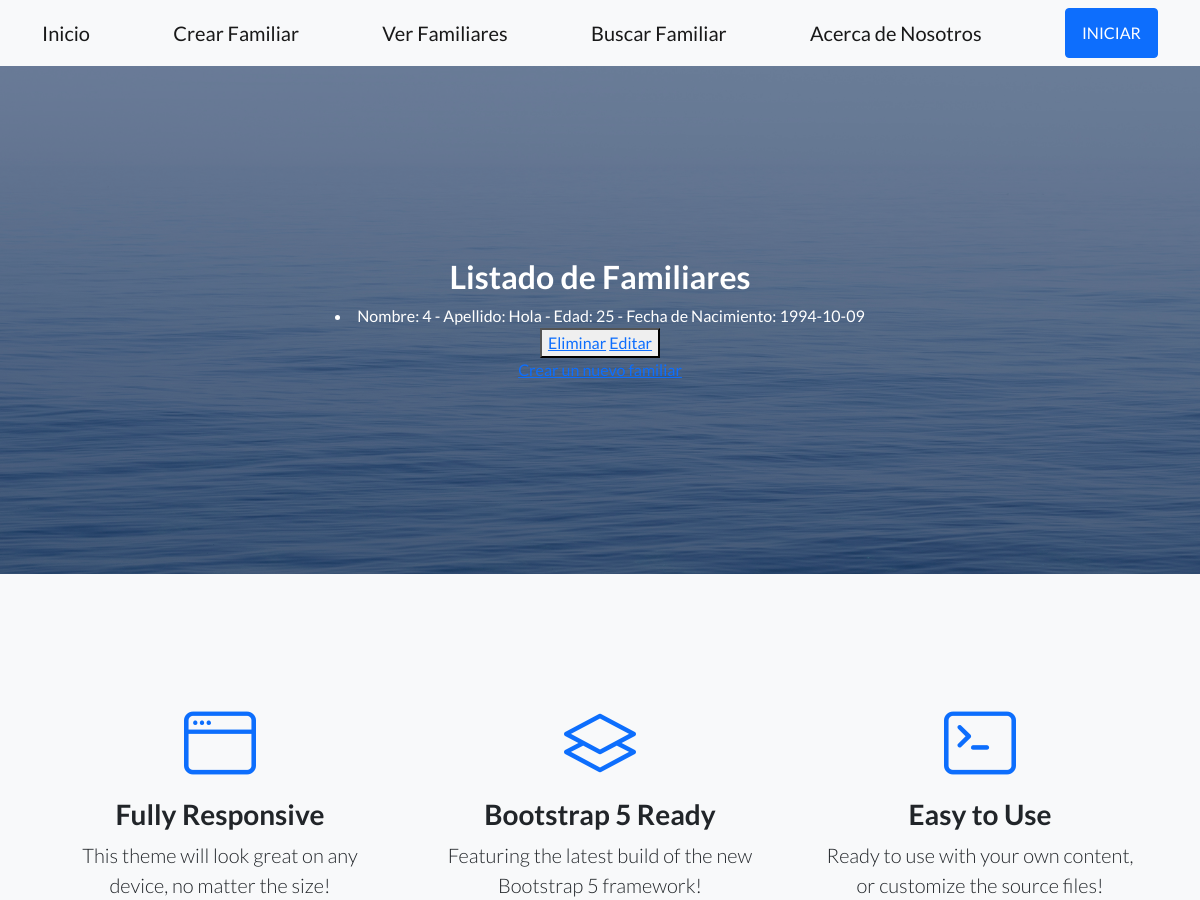
The page /leerFamiliares (upper part) on the database as committed earlier.
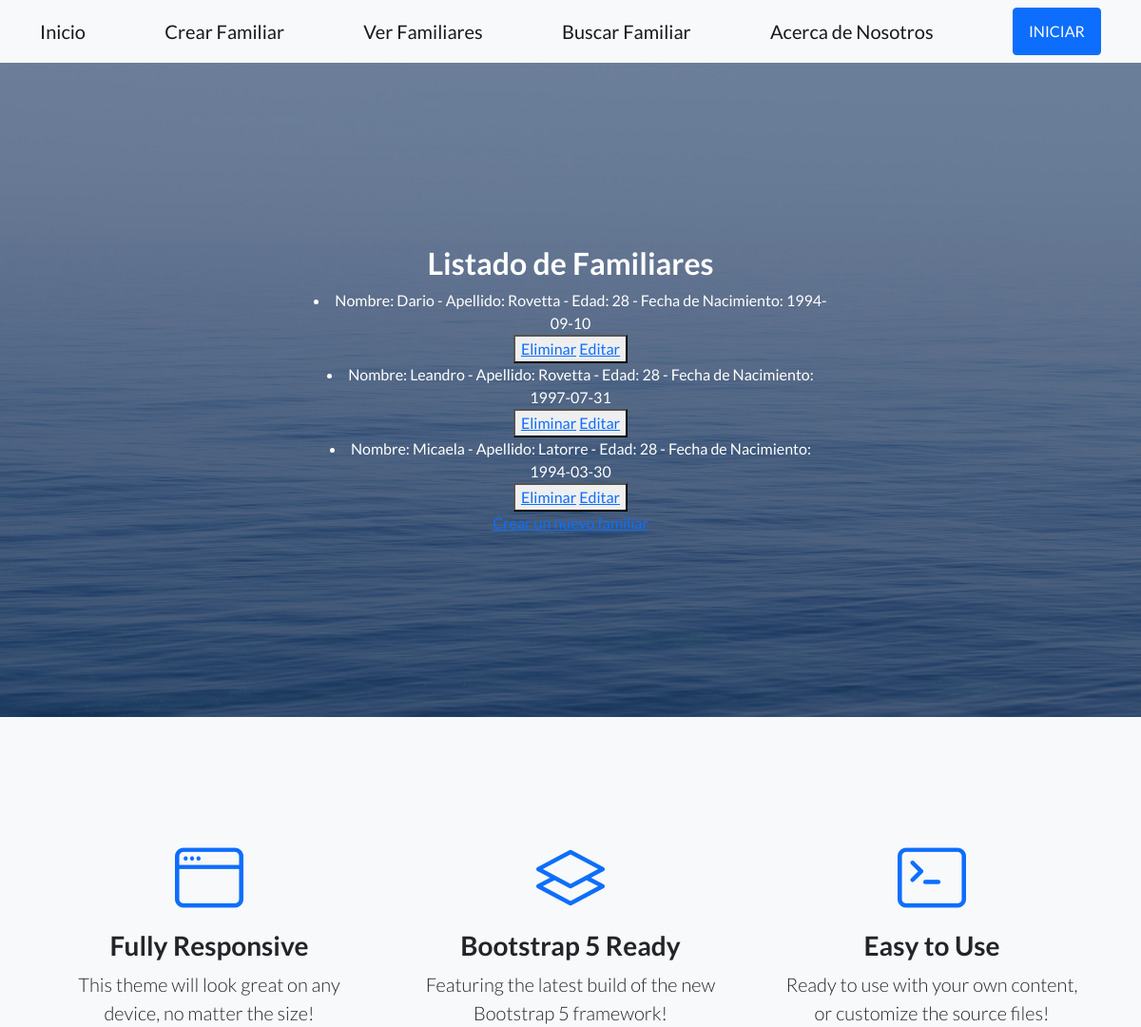
The same page on the database as committed later.
### appMVT/models.py (models this page shows)
class Familiar(models.Model):
    def __str__(self):
      return f"Nombre: {self.nombre} - Apellido: {self.apellido} - Edad: {self.edad} - Fecha de Nacimiento: {self.fechaNacimiento}"
    nombre = models.CharField(max_length=30)
    apellido = models.CharField(max_length=30)
    edad = models.IntegerField()
    fechaNacimiento = models.DateField(null=True)

### appMVT/views.py (the view)
# urls.py: path('leerFamiliares', views.leerFamiliares, name="LeerFamiliares"),
def leerFamiliares(request):
      familiares = Familiar.objects.all()  # Trae todos los profesores
      contexto = {"familiares":familiares}
      return render(request, "appMVT/leerFamiliares.html", contexto)

### appMVT/templates/appMVT/leerFamiliares.html
{% extends 'appMVT/padre.html' %}
{% load static %}
{% block contenidoQueCambia %}
<h2>Listado de Familiares</h2>
    {% for p in familiares %}
        <li>{{p}}</li>
        <button>
            <a href="{% url 'EliminarFamiliar' p.id %}">Eliminar</a>
            <a href="{% url 'EditarFamiliar' p.id %}">Editar</a>
        </button>
    {% endfor %}
    <div>
    <a href="http://127.0.0.1:8000/crearFamiliares">Crear un nuevo familiar</a>
    </div>
{% endblock  %}

Rows that differ between the two databases and show on the page:
removed Familiar: nombre+apellido+edad "Nombre: 4 - Apellido: Hola - Edad: 25 - Fecha de Nacimiento: 1994-10-09"
added Familiar: nombre+apellido+edad "Nombre: Dario - Apellido: Rovetta - Edad: 28 - Fecha de Nacimiento: 1994-09-10"
added Familiar: nombre+apellido+edad "Nombre: Leandro - Apellido: Rovetta - Edad: 28 - Fecha de Nacimiento: 1997-07-31"
added Familiar: nombre+apellido+edad "Nombre: Micaela - Apellido: Latorre - Edad: 28 - Fecha de Nacimiento: 1994-03-30"
